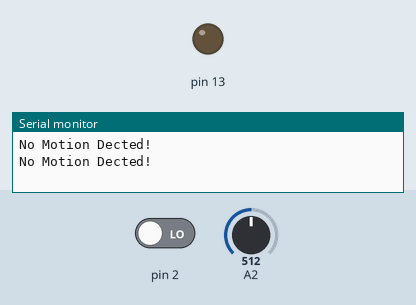
The sketch below on a simulated Arduino Uno, built with avr-gcc and run on an emulated ATmega328P. Parts: output pins drawn as LEDs (lit = HIGH), the last lines printed to the serial monitor. The test bench sets the inputs (shaded band); at power-on: pin 2 LOW, A2 = 512.

Above: at 3.3 s.
3.4 s: pin 2 driven HIGH
At 6.2 s:
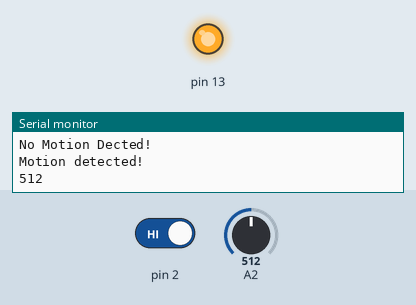
6.5 s: pin 2 driven LOW
At 8.1 s:
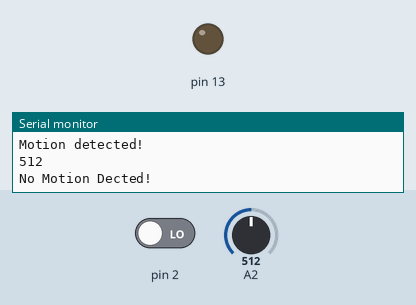
Timing chart, 0 to 9.6 s (numbered marks = the images above; inputs shaded):
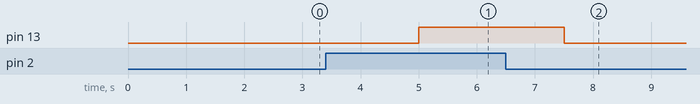

The sketch:

sketch_may20a.ino
```cpp
void setup() {
  // put your setup code here, to run once:
pinMode(13,OUTPUT);
pinMode(2, INPUT);
Serial.begin(9600);
}

void loop() {
  // put your main code here, to run repeatedly:

 int sensorState = digitalRead(2);
 int analogSensorState = analogRead(2);
if (digitalRead(2)== HIGH)
    {
     digitalWrite(13, HIGH);
      Serial.println("Motion detected!");
      Serial.println(analogSensorState);
    }
else
    {
      digitalWrite(13, LOW);
      Serial.println("No Motion Dected!");
    }
  delay(2500);

}
```

Measured:
- after the input at 3.4 s, pin 13: LOW → HIGH after 1.6 s
- after the input at 6.5 s, pin 13: HIGH → LOW after 1.0 s
